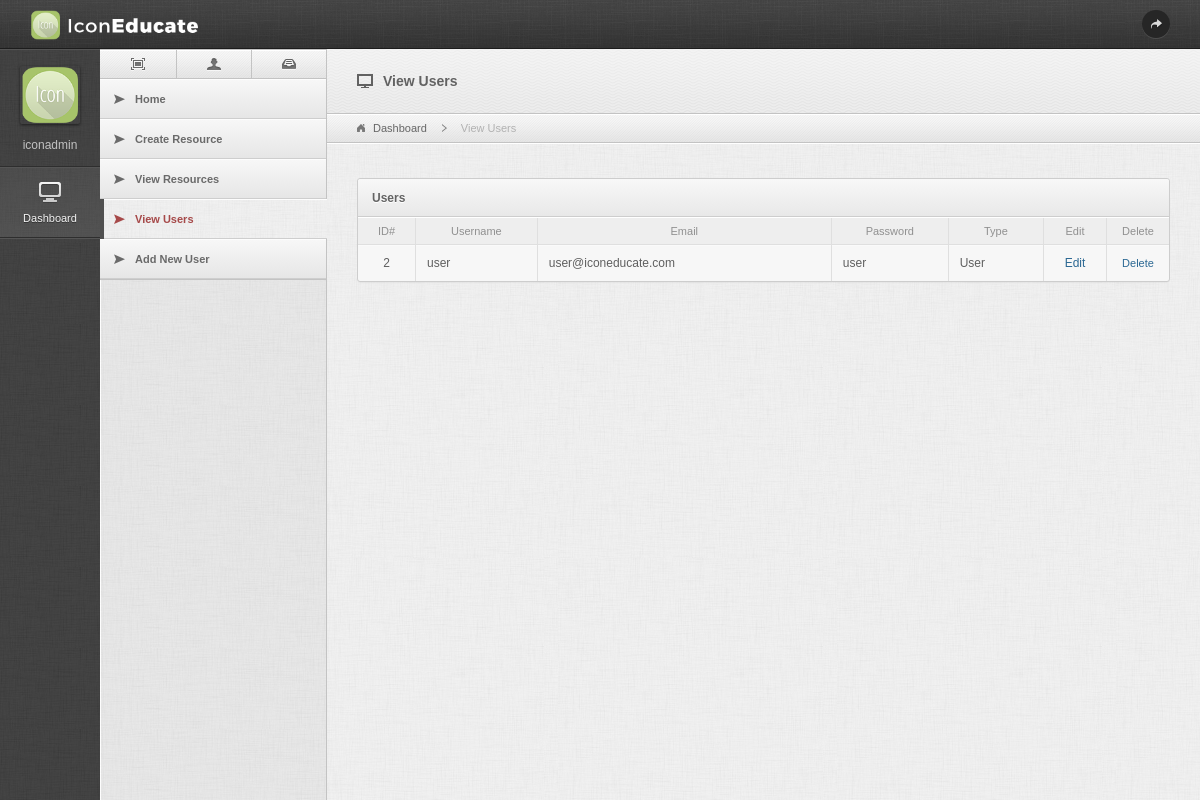
Page /viewusers.php (signed in) on the earlier database version.
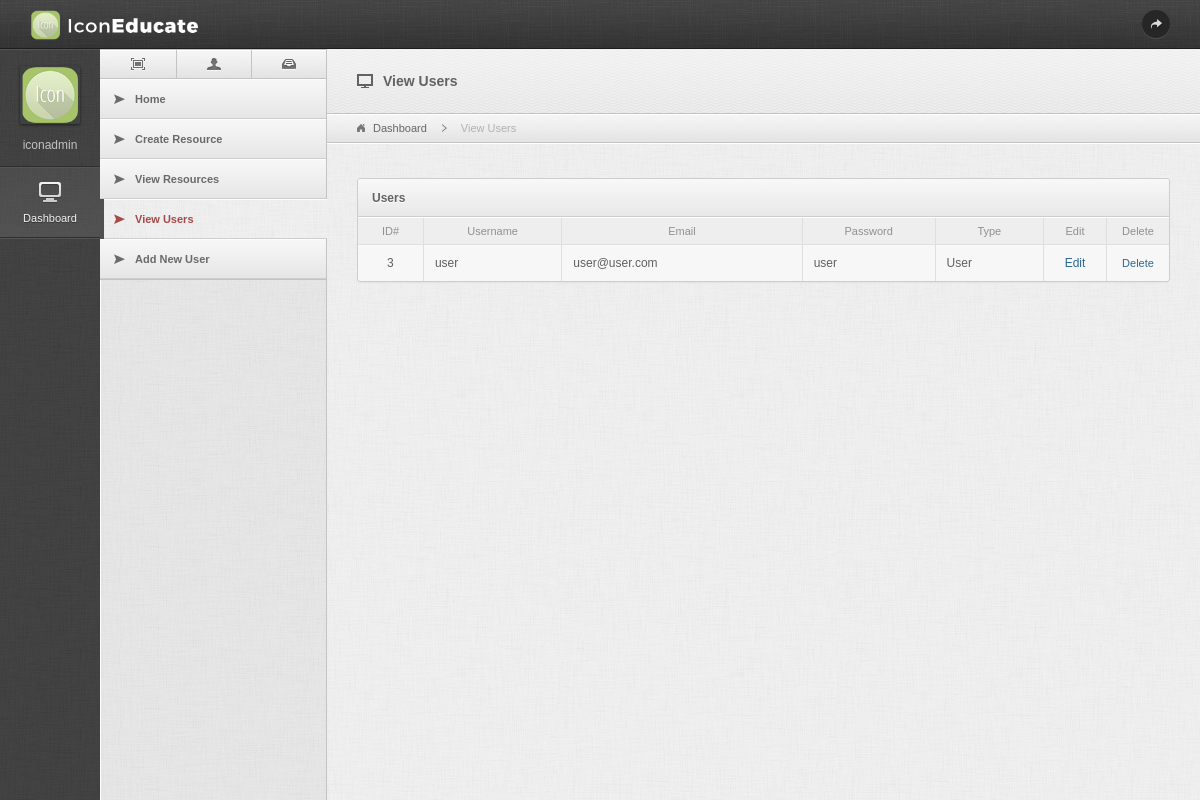
Same page on the later database version.
### tables this page shows
CREATE TABLE `tab_users` (
  `id` int(11) NOT NULL,
  `username` varchar(100) NOT NULL,
  `password` varchar(500) NOT NULL,
  `email` varchar(100) NOT NULL,
  `type` varchar(10) NOT NULL DEFAULT '0'
);

### viewusers.php (the view, shortened to what this page needs)
<?php
include_once('connect.php');
?>
<!DOCTYPE html PUBLIC "-//W3C//DTD XHTML 1.0 Transitional//EN" "http://www.w3.org/TR/xhtml1/DTD/xhtml1-transitional.dtd">
<html xmlns="http://www.w3.org/1999/xhtml">
<head>
	<link href="css/styles.css" rel="stylesheet" type="text/css" />
</head>
<body>
	<div id="top">
		<div class="wrapper">
			<a href="#" title="" class="logo"><img src="images/img_logo.png" style="height: 30px;" alt="" /></a>
			<div class="topNav">
				<ul class="userNav">
					<li><a href="logout.php" title="" class="logout"></a></li>
				</ul>
			</div>
		</div>
	</div>
	<div id="sidebar">
		<div class="mainNav">
			<div class="user">
				<a title="" class="leftUserDrop"><img src="images/ie_logo.png" alt="" width="60px" /></a><span><?php echo $_SESSION['username']; ?></span>
			</div>
			<ul class="nav">
				<li><a href="index.php" title="" class="active"><img src="images/icons/mainnav/dashboard.png" alt="" /><span>Dashboard</span></a>
				</li>
			</ul>
		</div>
		<div class="secNav">
			<div class="secWrapper">
				<div id="tab-container" class="tab-container">
					<ul class="iconsLine ic3 etabs">
						<li><a href="#general" title=""><span class="icos-fullscreen"></span></a></li>
						<li><a href="#alt1" title=""><span class="icos-user"></span></a></li>
						<li><a href="#alt2" title=""><span class="icos-archive"></span></a></li>
					</ul>
					<div id="general">
						<ul class="subNav">
							<?php if($_SESSION['type'] == '1') { ?>
							<li><a href="index.php" title="" ><span class="icon-arrow-right-6"></span>Home</a></li>
							<li><a href="create-resource.php" title=""><span class="icon-arrow-right-6"></span>Create Resource</a></li>
							<li><a href="search.php" title=""><span class="icon-arrow-right-6"></span>View Resources</a></li>
							<li><a href="viewusers.php" title="" class="this"><span class="icon-arrow-right-6"></span>View Users</a></li>
							<li><a href="adduser.php" title=""><span class="icon-arrow-right-6"></span>Add New User</a></li>
							<?php } else if($_SESSION['type'] == '0') { ?>
							<li><a href="index.php" title="" class="this"><span class="icon-arrow-right-6"></span>Home</a></li>
							<li><a href="create-resource.php" title=""><span class="icon-arrow-right-6"></span>Create Resource</a></li>
							<li><a href="search.php" title=""><span class="icon-arrow-right-6"></span>View Resources</a></li>
							<?php } ?>
						</ul>
					</div>
				</div>
			</div>
		</div>
	</div>
	<div id="content">
		<div class="contentTop">
			<span class="pageTitle"><span class="icon-screen"></span>View Users</span>
		</div>
		<div class="breadLine">
			<div class="bc">
				<ul id="breadcrumbs" class="breadcrumbs">
					<li><a href="index.php">Dashboard</a></li>
					<li class="current"><a href="viewusers.php" title="">View Users</a></li>
				</ul>
			</div>
		</div>
		<div class="wrapper">
			<div class="widget">
				<div class="whead"><h6>Users</h6><div class="clear"></div></div>
				<table cellpadding="0" cellspacing="0" width="100%" class="tDefault">
					<thead>
						<tr>
							<td>ID#</td>
							<td>Username</td>
							<td>Email</td>
							<td>Password</td>
							<td>Type</td>
							<td>Edit</td>
							<td>Delete</td>
						</tr>
					</thead>
					<tbody>
						<?php
						$sql="SELECT * FROM tab_users";
						if ($result=mysqli_query($con,$sql))
						{
							while ($row=mysqli_fetch_row($result))
							{
								if($row[4] == "1") {
								} else {
									echo "<tr>";
									echo "<td><center>".$row[0]."</center></td>";
									echo "<td>".$row[1]."</td>";
									echo "<td>".$row[3]."</td>";
									echo "<td>".$row[2]."</td>";
									if($row[4] == "1") {
										echo "<td>Admin</td>";
									} else {
										echo "<td>User</td>";
									}
									echo "<td width='40px' align='center'><a href='edit-user.php?userid=".$row[0]."' >Edit</a></td>";
									echo "<td width='40px' align='center'> <form action='' method='POST' onsubmit='return confirmDelete();' ><input type='hidden' name='deluid' value='".$row[0]."' /> <input type='submit' name='delete' value='Delete' style='background:transparent;color:#2b6893;' /></form></td>";
									echo "</tr>";
								}
							}
						}
						?>
					</tbody>
				</table>
			</div>
		</div>
	</div>
</body>
</html>

Differences in the rows shown:
removed tab_users: id "2", username "user", email "user@iconeducate.com", password "user", type "User"
added tab_users: id "3", username "user", email "user@user.com", password "user", type "User"
